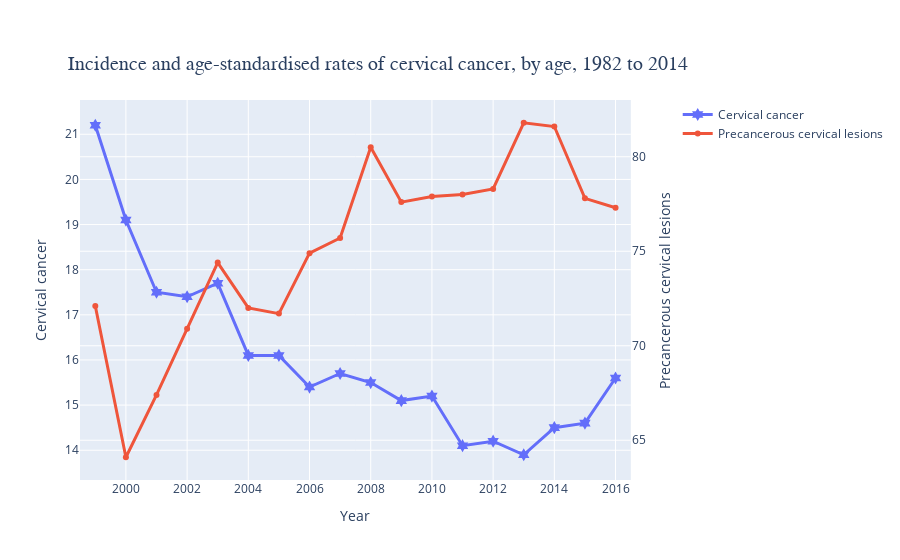

The notebook cell this image was saved under:
### Code cell
fig = make_subplots(specs=[[{"secondary_y": True}]])

# Add traces
fig.add_trace(trace1, secondary_y=False,)
fig.add_trace(trace2, secondary_y=True,)

fig.update_xaxes(title_text=dataset.columns[0])
fig.update_yaxes(title_text=dataset.columns[1], secondary_y = False)
fig.update_yaxes(title_text=dataset.columns[2], secondary_y = True)

title = 'Incidence and age-standardised rates of cervical cancer, by age, 1982 to 2014'
fig.update_layout(xaxis = dict(title = 'Year', range=[1998.5,2016.5], dtick=2),
                 title = dict(text = title, x=0.42, y=0.9, font_size = 20, font_family = 'Arial'))
## csp.iplot(fig, filename = 'Figure 2')

### Figure 1 — Plotly figure (JSON) as saved in the notebook; plotly's stock layout.template omitted (floating-point values rounded to 4 significant figures)
{"data": [{"line": {"width": 3}, "marker": {"size": 10, "symbol": "hexagram"}, "mode": "markers+lines", "name": "Cervical cancer", "type": "scatter", "x": [1999, 2000, 2001, 2002, 2003, 2004, 2005, 2006, 2007, 2008, 2009, 2010, 2011, 2012, 2013, 2014, 2015, 2016], "xaxis": "x", "y": [21.2, 19.1, 17.5, 17.4, 17.7, 16.1, 16.1, 15.4, 15.7, 15.5, 15.1, 15.2, 14.1, 14.2, 13.9, 14.5, 14.6, 15.6], "yaxis": "y"}, {"line": {"width": 3}, "name": "Precancerous cervical lesions", "type": "scatter", "x": [1999, 2000, 2001, 2002, 2003, 2004, 2005, 2006, 2007, 2008, 2009, 2010, 2011, 2012, 2013, 2014, 2015, 2016], "xaxis": "x", "y": [72.1, 64.1, 67.4, 70.9, 74.4, 72, 71.7, 74.9, 75.7, 80.5, 77.6, 77.9, 78, 78.3, 81.8, 81.6, 77.8, 77.3], "yaxis": "y2"}], "layout": {"title": {"font": {"family": "Arial", "size": 20}, "text": "Incidence and age-standardised rates of cervical cancer, by age, 1982 to 2014", "x": 0.42, "y": 0.9}, "xaxis": {"anchor": "y", "domain": [0, 0.94], "dtick": 2, "range": [1998.0, 2016.0], "title": {"text": "Year"}}, "yaxis": {"anchor": "x", "domain": [0, 1], "title": {"text": "Cervical cancer"}}, "yaxis2": {"anchor": "x", "overlaying": "y", "side": "right", "title": {"text": "Precancerous cervical lesions"}}}}
